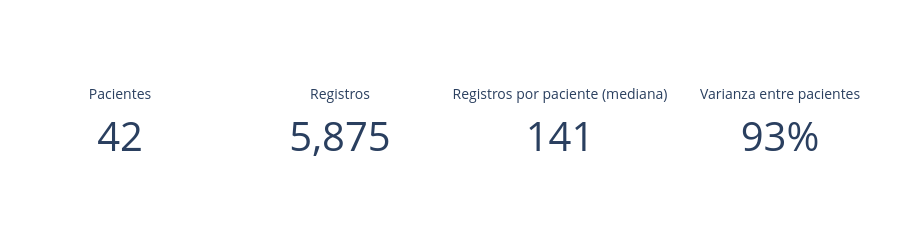

Notebook code for this chart:
### Markdown cell above
## 1. Resumen ejecutivo

Los indicadores y hallazgos se **calculan automáticamente** a partir de los datos (ver `src/analysis.py`),
así el resumen siempre coincide con el análisis de abajo.

### Code cell
m = metricas_clave(df, OBJETIVO)

kpis = tarjetas_kpi([
    ("Pacientes", m["n_pacientes"], ",.0f"),
    ("Registros", m["n_registros"], ",.0f"),
    ("Registros por paciente (mediana)", m["registros_mediana"], ",.0f"),
    ("Varianza entre pacientes", m["icc_objetivo"], ".0%"),
])
guardar(kpis, "01_kpis")
kpis.show()

display(Markdown("### Hallazgos clave\n\n" +
                 "\n".join(f"{i}. {h}" for i, h in enumerate(hallazgos_clave(m, OBJETIVO), 1))))

### Figure 1 — Plotly figure (JSON) as saved in the notebook; plotly's stock layout.template omitted (floating-point values rounded to 4 significant figures)
{"data": [{"domain": {"x": [0.01, 0.24], "y": [0, 1]}, "mode": "number", "number": {"font": {"size": 40}, "valueformat": ",.0f"}, "title": {"font": {"size": 14}, "text": "Pacientes"}, "type": "indicator", "value": 42}, {"domain": {"x": [0.26, 0.49], "y": [0, 1]}, "mode": "number", "number": {"font": {"size": 40}, "valueformat": ",.0f"}, "title": {"font": {"size": 14}, "text": "Registros"}, "type": "indicator", "value": 5875}, {"domain": {"x": [0.51, 0.74], "y": [0, 1]}, "mode": "number", "number": {"font": {"size": 40}, "valueformat": ",.0f"}, "title": {"font": {"size": 14}, "text": "Registros por paciente (mediana)"}, "type": "indicator", "value": 141}, {"domain": {"x": [0.76, 0.99], "y": [0, 1]}, "mode": "number", "number": {"font": {"size": 40}, "valueformat": ".0%"}, "title": {"font": {"size": 14}, "text": "Varianza entre pacientes"}, "type": "indicator", "value": 0.9335}], "layout": {"height": 170, "margin": {"b": 10, "l": 10, "r": 10, "t": 40}}}
